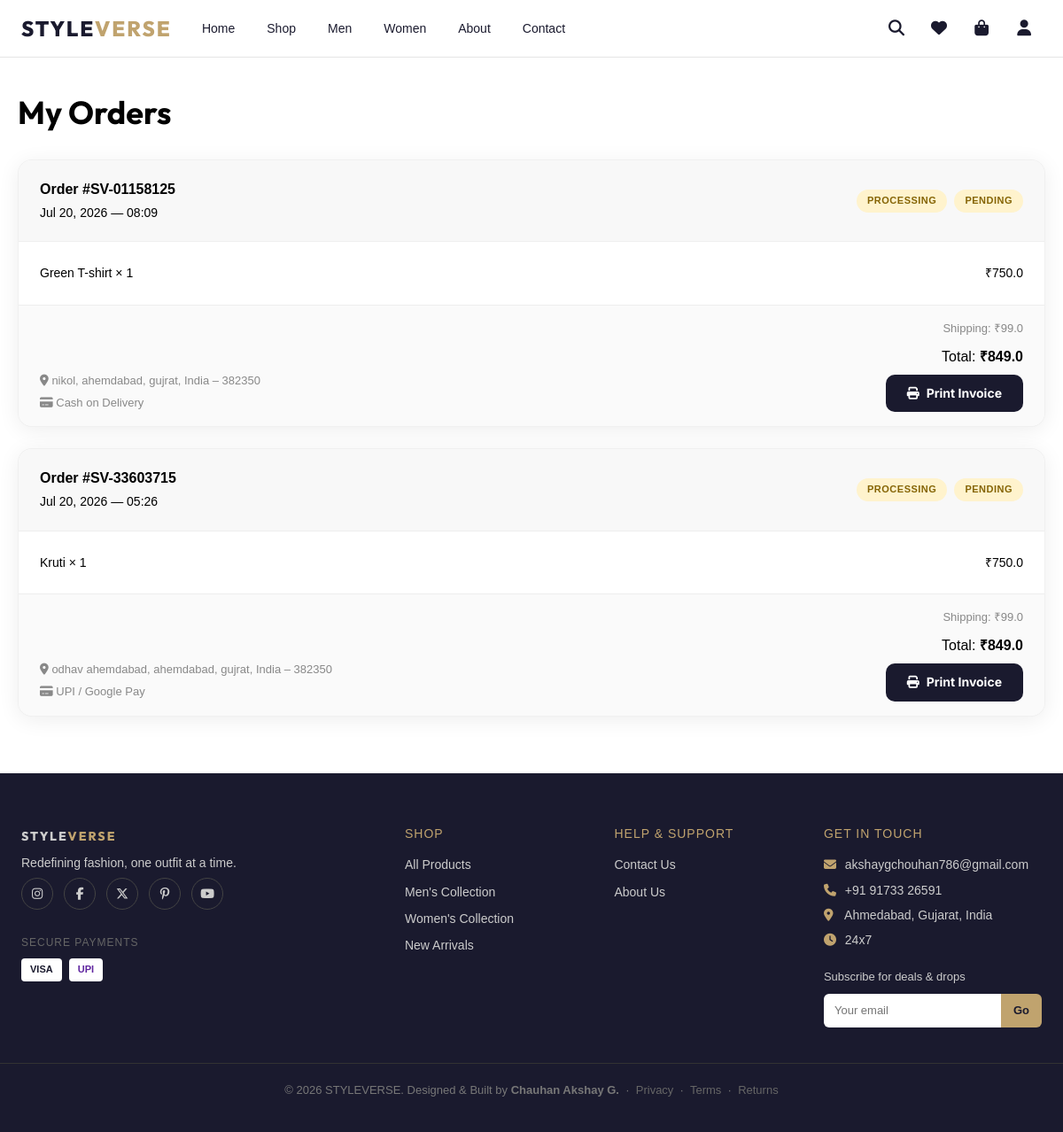
Page /order/ (signed in) on the committed database.
### shopapp/models.py (models this page shows, shortened)
class Order(models.Model):
    PAYMENT_METHOD_CHOICES = [
        ('cash_on_delivery', 'Cash on Delivery'),
        ('debit_card', 'Debit Card'),
        ('upi', 'UPI / Google Pay'),
        ('net_banking', 'Net Banking'),
        ('paypal', 'PayPal'),
    ]
    PAYMENT_STATUS_CHOICES = [
        ('pending', 'Pending'),
        ('completed', 'Completed'),
        ('cancelled', 'Cancelled'),
    ]
    ORDER_STATUS_CHOICES = [
        ('processing', 'Processing'),
        ('shipped', 'Shipped'),
        ('delivered', 'Delivered'),
        ('cancelled', 'Cancelled'),
    ]
    user            = models.ForeignKey(User, on_delete=models.CASCADE, related_name='orders')
    order_number    = models.CharField(max_length=20, unique=True, blank=True)
    name            = models.CharField(max_length=100)
    email           = models.EmailField(max_length=100)
    phone           = models.CharField(max_length=20)
    address         = models.TextField()
    city            = models.CharField(max_length=100)
    state           = models.CharField(max_length=100)
    country         = models.CharField(max_length=100, default='India')
    pincode         = models.CharField(max_length=10)
    payment_method  = models.CharField(max_length=30, choices=PAYMENT_METHOD_CHOICES, default='cash_on_delivery')
    payment_status  = models.CharField(max_length=20, choices=PAYMENT_STATUS_CHOICES, default='pending')
    status          = models.CharField(max_length=20, choices=ORDER_STATUS_CHOICES, default='processing')
    courier_partner = models.CharField(max_length=100, default='STYLEVERSE Express', blank=True)
    tracking_number = models.CharField(max_length=100, blank=True, default='')
    estimated_delivery = models.DateField(null=True, blank=True)
    delivery_notes  = models.TextField(blank=True, default='')
    subtotal        = models.FloatField(default=0)
    discount        = models.FloatField(default=0)
    shipping_cost   = models.FloatField(default=0)
    total_price     = models.FloatField(default=0)
    order_date      = models.DateTimeField(auto_now_add=True)
    updated_date    = models.DateTimeField(null=True, blank=True)
    class Meta:
        ordering = ['-order_date']
    @property
    def full_address(self):
        return f"{self.address}, {self.city}, {self.state}, {self.country} – {self.pincode}"
    def get_status_display(self):
        return dict(self.ORDER_STATUS_CHOICES).get(self.status, self.status)
    def get_payment_status_display(self):
        return dict(self.PAYMENT_STATUS_CHOICES).get(self.payment_status, self.payment_status)
    def get_payment_method_display(self):
        return dict(self.PAYMENT_METHOD_CHOICES).get(self.payment_method, self.payment_method)

class OrderItem(models.Model):
    order        = models.ForeignKey(Order, on_delete=models.CASCADE, related_name='items')
    product_name = models.CharField(max_length=200)
    brand_name   = models.CharField(max_length=100, default='STYLEVERSE')
    quantity     = models.PositiveIntegerField(default=1)
    unit_price   = models.FloatField()
    size         = models.CharField(max_length=10, blank=True)
    color        = models.CharField(max_length=30, blank=True)
    @property
    def sub_total(self):
        return round(self.unit_price * self.quantity, 2)

### shopapp/views.py (the view)
# urls.py: path('order/', views.order, name='order'),
@login_required
def order(request):
    user_orders = Order.objects.filter(user=request.user).prefetch_related('items').order_by('-order_date')
    return render(request, 'orders.html', {'orders': user_orders})

### shopapp/context_processors.py (called while the page is built)
def cart_context(request):
    cart = request.session.get('cart', {})
    cart_count = sum(item.get('quantity', 0) for item in cart.values())
    return {'cart_count': cart_count}

def wishlist_context(request):
    wishlist_count = 0
    if request.user.is_authenticated:
        wishlist_count = Wishlist.objects.filter(user=request.user).count()
    return {'wishlist_count': wishlist_count}

def admin_approval_context(request):
    pending_approval_count = 0
    if request.user.is_authenticated and (request.user.is_staff or request.user.is_superuser):
        if request.user.is_superuser:
            pending_approval_count = ProductRequest.objects.filter(status='pending').count()
        else:
            pending_approval_count = ProductRequest.objects.filter(user=request.user, status='pending').count()
    return {'pending_approval_count': pending_approval_count}

### templates/orders.html (shortened to what this page needs)
{% extends 'base.html' %}
{% block content %}
<section class="sv-section">
  <div class="sv-container">
    <h1 class="sv-page-title">My Orders</h1>
    {% for order in orders %}
    <div class="sv-order-card">
      <div class="sv-order-card__header">
        <div>
          <strong>Order #{{ order.order_number }}</strong><br>
          <small>{{ order.order_date|date:"M d, Y — H:i" }}</small>
        </div>
        <div style="display:flex;gap:8px;align-items:center;flex-wrap:wrap;">
          <span class="sv-status sv-status--{{ order.status }}">{{ order.get_status_display }}</span>
          <span class="sv-status sv-status--pay-{{ order.payment_status }}">{{ order.get_payment_status_display }}</span>
        </div>
      </div>
      <div class="sv-order-card__items">
        {% for item in order.items.all %}
        <div class="sv-order-item">
          <span>{{ item.product_name }} {% if item.size %}({{ item.size }}){% endif %} × {{ item.quantity }}</span>
          <span>₹{{ item.sub_total }}</span>
        </div>
        {% endfor %}
      </div>
      <div class="sv-order-card__footer">
        <div style="display:flex;flex-direction:column;gap:4px;font-size:13px;color:#888;">
          <span><i class="fa fa-map-marker-alt"></i> {{ order.full_address }}</span>
          <span><i class="fa fa-credit-card"></i> {{ order.get_payment_method_display }}</span>
        </div>
        <div style="display:flex;flex-direction:column;align-items:flex-end;gap:8px;">
          {% if order.shipping_cost == 0 %}
          <span style="color:#27ae60;font-size:12px;"><i class="fa fa-truck"></i> Free Shipping</span>
          {% else %}
          <span style="font-size:13px;color:#888;">Shipping: ₹{{ order.shipping_cost }}</span>
          {% endif %}
          <span>Total: <strong>₹{{ order.total_price }}</strong></span>
          <a href="{% url 'invoice' order.pk %}" target="_blank" class="sv-btn sv-btn--sm">
            <i class="fa fa-print"></i> Print Invoice
          </a>
        </div>
      </div>
    </div>
    {% endfor %}
  </div>
</section>
{% endblock %}

### static/css/styleverse.css (style rules this page uses)
:root { --sv-black: #1a1a2e; --sv-dark: #16213e; --sv-accent: #c0a36e; --sv-accent2: #e8d5b7; --sv-white: #ffffff; --sv-light: #f8f7f4; --sv-gray: #e5e5e5; --sv-muted: #888; --sv-danger: #e74c3c; --sv-success: #27ae60; --sv-warning: #f39c12; --sv-radius: 12px; --sv-shadow: 0 4px 24px rgba(0, 0, 0, .08); --sv-font: 'Inter', sans-serif; --sv-font-display: 'Outfit', sans-serif; }
*, *::before, *::after { margin: 0; padding: 0; box-sizing: border-box; }
html, body { width: 100%; overflow-x: hidden; }
body { font-family: var(--sv-font); color: var(--sv-black); background: var(--sv-white); line-height: 1.6; }
a { text-decoration: none; color: inherit; }
.sv-btn { display: inline-flex; align-items: center; justify-content: center; gap: 8px; padding: 12px 26px; font-size: 14px; font-weight: 600; border: 1.5px solid transparent; border-radius: 999px; cursor: pointer; background: var(--sv-black, #1B2420); color: #FFFFFF; transition: all 0.25s cubic-bezier(0.165, 0.84, 0.44, 1); font-family: var(--sv-font); text-decoration: none; line-height: 1.3; }
.sv-btn--sm { padding: 8px 18px; font-size: 12.5px; border-radius: 999px; }
.sv-container { max-width: 1400px; margin: 0 auto; padding: 0 24px; }
.sv-section { padding: 60px 0; }
.sv-page-title { font-family: var(--sv-font-display); font-size: 36px; font-weight: 700; margin-bottom: 32px; }
.sv-order-card { background: #fff; border: 1px solid var(--sv-gray); border-radius: var(--sv-radius); margin-bottom: 20px; overflow: hidden; }
.sv-order-card__header { display: flex; justify-content: space-between; align-items: center; padding: 16px 20px; background: var(--sv-light); flex-wrap: wrap; gap: 8px; }
.sv-order-card__items { padding: 16px 20px; }
.sv-order-item { display: flex; justify-content: space-between; padding: 6px 0; font-size: 14px; }
.sv-order-card__footer { display: flex; justify-content: space-between; align-items: center; padding: 16px 20px; border-top: 1px solid var(--sv-gray); }
.sv-status { display: inline-block; padding: 4px 12px; border-radius: 20px; font-size: 11px; font-weight: 600; text-transform: uppercase; letter-spacing: 0.5px; }
.sv-status--pending, .sv-status--pay-pending { background: #fff3cd; color: #856404; }
.sv-btn { display: inline-flex; align-items: center; justify-content: center; gap: 8px; padding: 12px 24px; font-family: var(--sv-font); font-size: 14px; font-weight: 700; border-radius: 10px; border: none; cursor: pointer; text-decoration: none; transition: all 0.2s ease; }

### static/css/list.css (style rules this page uses)
* { box-sizing: border-box; margin: 0; padding: 0; }
body { font-family: 'Montserrat', sans-serif; background-color: var(--sv-body-bg); color: var(--sv-text-dark); }
.sv-container { max-width: 1200px; margin: 0 auto; padding: 0 20px; }
.sv-section { padding: 40px 0; }

### templates/orders.html (style rules this page uses)
.sv-order-card { background: #fff; border-radius: 16px; box-shadow: 0 4px 24px rgba(0, 0, 0, .07); margin-bottom: 24px; overflow: hidden; border: 1px solid rgba(0, 0, 0, .06); }
.sv-order-card__header { display: flex; justify-content: space-between; align-items: center; padding: 20px 24px; background: #f8f8f8; border-bottom: 1px solid #eee; flex-wrap: wrap; gap: 12px; }
.sv-order-card__items { padding: 16px 24px; }
.sv-order-item { display: flex; justify-content: space-between; padding: 8px 0; border-bottom: 1px solid #f0f0f0; font-size: 14px; }
.sv-order-item:last-child { border-bottom: none; }
.sv-order-card__footer { display: flex; justify-content: space-between; align-items: flex-end; padding: 16px 24px; background: #fafafa; border-top: 1px solid #eee; flex-wrap: wrap; gap: 12px; }
.sv-status { padding: 4px 12px; border-radius: 20px; font-size: 11px; font-weight: 700; text-transform: uppercase; letter-spacing: .5px; }
.sv-status--processing { background: #fff3cd; color: #856404; }
.sv-status--pay-pending { background: #fff3cd; color: #856404; }

### rows in the picture
Order: order_number "SV-01158125", order_date "Jul 20, 2026 — 08:09", status "PROCESSING", payment_status "PENDING", full_address "nikol, ahemdabad, gujrat, India – 382350", payment_method "Cash on Delivery", shipping_cost "99.0", total_price "849.0"
OrderItem: product_name "Green T-shirt", quantity "1", sub_total "750.0"
Order: order_number "SV-33603715", order_date "Jul 20, 2026 — 05:26", status "PROCESSING", payment_status "PENDING", full_address "odhav ahemdabad, ahemdabad, gujrat, India – 382350", payment_method "UPI / Google Pay", shipping_cost "99.0", total_price "849.0"
OrderItem: product_name "Kruti", quantity "1", sub_total "750.0"
